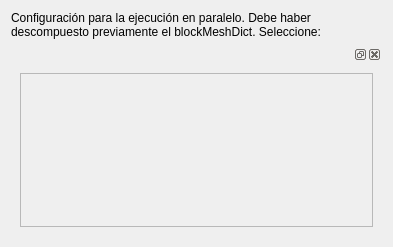
<?xml version="1.0" encoding="UTF-8"?>
<ui version="4.0">
 <class>ParallelWizardPage</class>
 <widget class="QWizardPage" name="ParallelWizardPage">
  <property name="geometry">
   <rect>
    <x>0</x>
    <y>0</y>
    <width>393</width>
    <height>247</height>
   </rect>
  </property>
  <property name="windowTitle">
   <string>Configuración Paralela</string>
  </property>
  <property name="title">
   <string>Configurar Ejecución en Paralelo</string>
  </property>
  <property name="subTitle">
   <string>Seleccione el número de procesadores para la simulación.</string>
  </property>
  <layout class="QVBoxLayout" name="verticalLayout">
   <item>
    <widget class="QLabel" name="label_2">
     <property name="text">
      <string>Configuración para la ejecución en paralelo. Debe haber descompuesto previamente el blockMeshDict. Seleccione:</string>
     </property>
     <property name="wordWrap">
      <bool>true</bool>
     </property>
    </widget>
   </item>
   <item>
    <widget class="QDockWidget" name="dockWidget">
     <widget class="QWidget" name="dockWidgetContents">
      <property name="acceptDrops">
       <bool>false</bool>
      </property>
      <layout class="QVBoxLayout" name="verticalLayout_2">
       <item>
        <widget class="QScrollArea" name="parameterEditorScrollArea">
         <property name="widgetResizable">
          <bool>true</bool>
         </property>
         <widget class="QWidget" name="scrollAreaWidgetContents">
          <property name="geometry">
           <rect>
            <x>0</x>
            <y>0</y>
            <width>355</width>
            <height>147</height>
           </rect>
          </property>
          <layout class="QVBoxLayout" name="verticalLayout_3">
           <item>
            <layout class="QFormLayout" name="parameterFormLayout"/>
           </item>
           <item>
            <spacer name="verticalSpacer">
             <property name="orientation">
              <enum>Qt::Orientation::Vertical</enum>
             </property>
             <property name="sizeHint" stdset="0">
              <size>
               <width>20</width>
               <height>118</height>
              </size>
             </property>
            </spacer>
           </item>
          </layout>
         </widget>
        </widget>
       </item>
      </layout>
     </widget>
    </widget>
   </item>
  </layout>
 </widget>
 <resources/>
 <connections/>
</ui>
